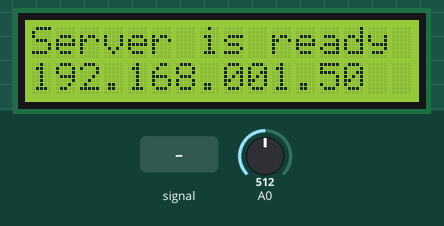
Bench run of a sketch on a simulated Arduino Uno, built with avr-gcc and run on an emulated ATmega328P. Shown: 16×2 character LCD. The inputs (shaded band) are chosen by the test bench; at power-on: A0 = 512. WiFi joins after 1.5 s; servers stay silent unless stated; EEPROM starts erased.

Above: at 2.7 s.
2.8 s: A0 fed a 200 Hz sine of ±255 counts around its level
At 3.31 s:
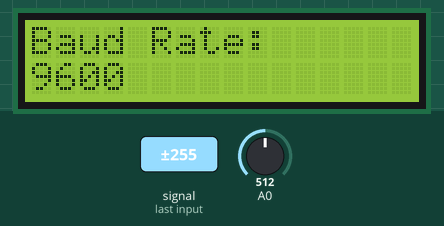
5.8 s: A0 set to 390
8.8 s: A0 set to 411
At 8.97 s:
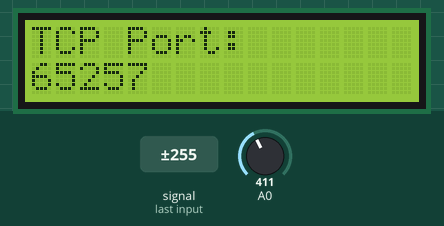
10.3 s: A0 set to 592
11.8 s: A0 set to 612
At 13.2 s:
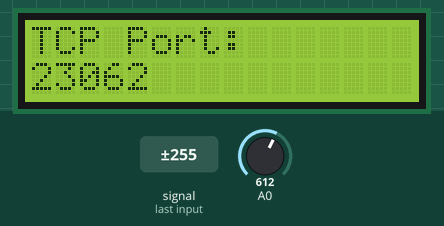
17.8 s: A0 set to 306
At 17.97 s:
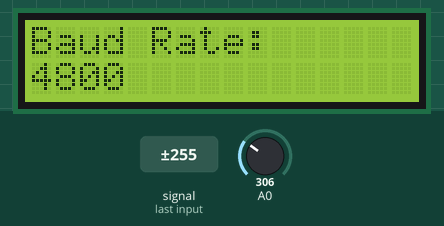

The sketch:

RJ45_to_RS232.ino
```cpp
#include <SPI.h>
#include <EEPROM.h>
#include <Ethernet.h>
#include <LiquidCrystal.h>
#include <SoftwareSerial.h>

SoftwareSerial mySerial(A3, A4);  // RX, TX

uint32_t BAUD_RATES[] = { 300, 600, 1200, 2400, 4800, 9600, 14400, 19200, 28800, 31250, 38400, 57600, 115200, 0 };
size_t baudRateIndex = 5;  // default to 9600

// LCD pin to Arduino
const int pin_RS = 8;
const int pin_EN = 9;
const int pin_d4 = 4;
const int pin_d5 = 5;
const int pin_d6 = 6;
const int pin_d7 = 7;
const int pin_BL = 10;

LiquidCrystal lcd(pin_RS, pin_EN, pin_d4, pin_d5, pin_d6, pin_d7);

enum Key {
  RIGHT,
  UP,
  DOWN,
  LEFT,
  SELECT,
  NONE
};

enum Mode {
  SELECTION,
  DISPLAYING
};

enum Selection {
  BAUD_RATE,
  PORT_NUMBER
};

// Enter a MAC address for your controller below.
// Newer Ethernet shields have a MAC address printed on a sticker on the shield
byte mac[] = {
  0xDE, 0xAD, 0xBE, 0xEF, 0xFE, 0xED
};

EthernetServer *server;
uint16_t portNumber;

enum EEPROMAddress {
  BAUD_RATE_EEPROM_ADDRESS = 0,
  PORT_NUMBER_EEPROM_ADDRESS = 4
};

uint16_t readU16FromEEPROM(int idx) {
  uint16_t value = 0;
  for (int i = 0; i < (sizeof value); ++i) {
    value |= uint16_t(EEPROM.read(idx + i)) << (i * 8);
  }
  return value;
}

void writeU16ToEEPROM(int idx, uint16_t value) {
  for (int i = 0; i < (sizeof value); ++i) {
    EEPROM.update(idx + i, (value >> (i * 8)) & 0xff);
  }
}

uint32_t readU32FromEEPROM(int idx) {
  uint32_t value = 0;
  for (int i = 0; i < (sizeof value); ++i) {
    value |= uint32_t(EEPROM.read(idx + i)) << (i * 8);
  }
  return value;
}

void writeU32ToEEPROM(int idx, uint32_t value) {
  for (int i = 0; i < (sizeof value); ++i) {
    EEPROM.update(idx + i, (value >> (i * 8)) & 0xff);
  }
}

String toString(const IPAddress &ip) {
  String s;
  for (uint8_t i = 0; i < 3; ++i) {
    String w = String(ip[i]);
    while (w.length() < 3) {
      w = String('0') + w;
    }
    s += w;
    s += '.';
  }
  s += String(ip[3]);
  return s;
}

void showServerReadyIPAddress() {
  lcd.clear();
  lcd.setCursor(0, 0);
  lcd.write("Server is ready");
  lcd.setCursor(0, 1);
  lcd.write(toString(Ethernet.localIP()).c_str());
}

void showBaudRate(bool valueOnly = false) {
  if (valueOnly) {
    lcd.setCursor(0, 1);
    lcd.print("                ");
  } else {
    lcd.clear();
    lcd.setCursor(0, 0);
    lcd.write("Baud Rate:");
  }
  lcd.setCursor(0, 1);
  lcd.print(BAUD_RATES[baudRateIndex]);
}

void showPortNumber(bool valueOnly = false) {
  if (valueOnly) {
    lcd.setCursor(0, 1);
    lcd.print("                ");
  } else {
    lcd.clear();
    lcd.setCursor(0, 0);
    lcd.write("TCP Port:");
  }
  lcd.setCursor(0, 1);
  lcd.print(portNumber);
}

void setup() {
  // Find a baud rate if it's stored in EEPROM correctly:
  {
    uint32_t baud_rate = readU32FromEEPROM(BAUD_RATE_EEPROM_ADDRESS);
    size_t i = 0;
    while (BAUD_RATES[i] && BAUD_RATES[i] != baud_rate) {
      ++i;
    }
    if (BAUD_RATES[i]) {
      baudRateIndex = i;
    }
  }
  // Open serial communications:
  mySerial.begin(BAUD_RATES[baudRateIndex]);

  lcd.begin(16, 2);

  lcd.clear();
  lcd.setCursor(0, 0);
  lcd.write("Initializing");
  lcd.setCursor(0, 1);
  lcd.write("DHCP connection");

  // start the Ethernet connection:
  if (Ethernet.begin(mac) == 0) {
    lcd.clear();
    lcd.setCursor(0, 0);
    lcd.write("DHCP failed");
    lcd.setCursor(0, 1);
    if (Ethernet.hardwareStatus() == EthernetNoHardware) {
      lcd.write("Shield missing");
    } else if (Ethernet.linkStatus() == LinkOFF) {
      lcd.write("No cable");
    }
    // no point in carrying on, so do nothing forevermore:
    while (true) {
      delay(1);
    }
  }

  // Initialize the Ethernet server library
  // with the IP address and port you want to use:
  portNumber = readU16FromEEPROM(PORT_NUMBER_EEPROM_ADDRESS);
  if (!portNumber) {
    portNumber = 9111;
  }
  server = new EthernetServer(portNumber);

  // start the server
  server->begin();
  showServerReadyIPAddress();
}

Key getKey() {
  int x = analogRead(0);
  if (x < 60) {
    return RIGHT;
  } else if (x < 200) {
    return UP;
  } else if (x < 400) {
    return DOWN;
  } else if (x < 600) {
    return LEFT;
  } else if (x < 800) {
    return SELECT;
  }
  return NONE;
}

void loop() {
  static Mode mode = DISPLAYING;
  static Selection selection = BAUD_RATE;
  static Key lastKey = NONE;
  static uint64_t sameLastKeyCount = 0;

  Key key = getKey();
  switch (key) {
    case SELECT:
      switch (mode) {
        case SELECTION:
          mode = DISPLAYING;
          if (readU32FromEEPROM(BAUD_RATE_EEPROM_ADDRESS) != BAUD_RATES[baudRateIndex]) {
            writeU32ToEEPROM(BAUD_RATE_EEPROM_ADDRESS, BAUD_RATES[baudRateIndex]);
            mySerial.begin(BAUD_RATES[baudRateIndex]);
          }
          if (readU16FromEEPROM(PORT_NUMBER_EEPROM_ADDRESS) != portNumber) {
            writeU16ToEEPROM(PORT_NUMBER_EEPROM_ADDRESS, portNumber);
            delete server;
            server = new EthernetServer(portNumber);
          }
          showServerReadyIPAddress();
          break;
        case DISPLAYING:
          mode = SELECTION;
          switch (selection) {
            case BAUD_RATE:
              showBaudRate();
              break;
            case PORT_NUMBER:
              showPortNumber();
              break;
          }
          break;
      }
      break;
    case UP:
    case DOWN:
      if (mode == SELECTION) {
        switch (selection) {
          case BAUD_RATE:
            selection = PORT_NUMBER;
            showPortNumber();
            break;
          case PORT_NUMBER:
            selection = BAUD_RATE;
            showBaudRate();
            break;
        }
      }
      break;
    case LEFT:
      if (mode == SELECTION) {
        switch (selection) {
          case BAUD_RATE:
            if (!baudRateIndex) {
              while (BAUD_RATES[++baudRateIndex])
                ;
            }
            --baudRateIndex;
            showBaudRate(key == lastKey);
            break;
          case PORT_NUMBER:
            // accelerate the change
            portNumber -= sameLastKeyCount + 1;
            if (!portNumber) {
              portNumber = -1;
            }
            showPortNumber(key == lastKey);
            break;
        }
      }
      break;
    case RIGHT:
      if (mode == SELECTION) {
        switch (selection) {
          case BAUD_RATE:
            if (!BAUD_RATES[++baudRateIndex]) {
              baudRateIndex = 0;
            }
            showBaudRate(key == lastKey);
            break;
          case PORT_NUMBER:
            // accelerate the change
            portNumber += sameLastKeyCount + 1;
            if (!portNumber) {
              portNumber = 1;
            }
            showPortNumber(key == lastKey);
            break;
        }
      }
      break;
    default:
      // nothing happened
      break;
  }
  if (key != NONE) {
    if (key == lastKey && sameLastKeyCount + 1) {
      ++sameLastKeyCount;
    } else {
      sameLastKeyCount = 0;
    }
    unsigned long ms = 333 / (sameLastKeyCount + 1);
    if (ms) {
      delay(ms);
    }
  }
  lastKey = key;

  switch (Ethernet.maintain()) {
    case 1:
      //renewed fail
      lcd.clear();
      lcd.setCursor(0, 0);
      lcd.write("Error:");
      lcd.setCursor(0, 1);
      lcd.write("renewed failed");
      break;

    case 2:
      // renewed success
      lcd.clear();
      lcd.setCursor(0, 0);
      lcd.write("Renewed IP:");
      lcd.setCursor(0, 1);
      lcd.write(toString(Ethernet.localIP()).c_str());
      break;

    case 3:
      // rebind fail
      lcd.clear();
      lcd.setCursor(0, 0);
      lcd.write("Error:");
      lcd.setCursor(0, 1);
      lcd.write("rebind failed");
      break;

    case 4:
      //rebind success
      lcd.clear();
      lcd.setCursor(0, 0);
      lcd.write("Rebind IP:");
      lcd.setCursor(0, 1);
      lcd.write(toString(Ethernet.localIP()).c_str());
      break;

    default:
      // nothing happened
      break;
  }

  // listen for incoming clients
  EthernetClient client = server->available();
  if (client) {
    lcd.clear();
    // lcd.setCursor(0, 0);
    // lcd.write("New client:");
    // lcd.setCursor(0, 1);
    // lcd.write(toString(client.remoteIP()).c_str());

    uint8_t p0 = 0, p1 = 0;
    while (client.connected()) {

      while (client.available()) {
        uint8_t c = client.read();
        if (c == '\n' || c == '\r') {
          lcd.setCursor(p0, 0);
          while (p0 < 16) {
            p0 += lcd.write(' ');
          }
          p0 = 0;
        } else if (p0 < 16) {
          if (!p0) {
            lcd.setCursor(p0, 0);
            while (p0 < 16) {
              p0 += lcd.write(' ');
            }
            p0 = 0;
          }
          lcd.setCursor(p0, 0);
          p0 += lcd.write(c);
        }
        mySerial.write(c);
      }

      while (mySerial.available()) {
        uint8_t c = mySerial.read();
        if (c == '\n' || c == '\r') {
          lcd.setCursor(p1, 0);
          while (p1 < 16) {
            p1 += lcd.write(' ');
          }
          p1 = 0;
        } else if (p1 < 16) {
          if (!p1) {
            lcd.setCursor(p1, 1);
            while (p1 < 16) {
              p1 += lcd.write(' ');
            }
            p1 = 0;
          }
          lcd.setCursor(p1, 1);
          p1 += lcd.write(c);
        }
        client.write(c);
      }
    }
    // close the connection:
    client.stop();
    lcd.clear();
    lcd.setCursor(0, 0);
    lcd.write("Client");
    lcd.setCursor(0, 1);
    lcd.write("disconnected");
  }
}
```

Measured:
- after the input at 2.8 s, the display: changes after 0.34 s (image 1)
- after the input at 11.8 s, the display: first changes at once (image 3 shows a later state)
- after the input at 17.8 s, the display: changes at once (image 4)
- what the display in image 3 shows lasts 0.7 s, from 12.7 s to 13.4 s
